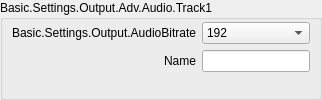
                            <widget class="QGroupBox" name="groupBox">
                             <property name="sizePolicy">
                              <sizepolicy hsizetype="Preferred" vsizetype="Preferred">
                               <horstretch>0</horstretch>
                               <verstretch>0</verstretch>
                              </sizepolicy>
                             </property>
                             <property name="title">
                              <string>Basic.Settings.Output.Adv.Audio.Track1</string>
                             </property>
                             <layout class="QFormLayout" name="formLayout_10">
                              <property name="fieldGrowthPolicy">
                               <enum>QFormLayout::FieldGrowthPolicy::AllNonFixedFieldsGrow</enum>
                              </property>
                              <property name="labelAlignment">
                               <set>Qt::AlignmentFlag::AlignRight|Qt::AlignmentFlag::AlignTrailing|Qt::AlignmentFlag::AlignVCenter</set>
                              </property>
                              <property name="leftMargin">
                               <number>9</number>
                              </property>
                              <property name="topMargin">
                               <number>2</number>
                              </property>
                              <property name="rightMargin">
                               <number>9</number>
                              </property>
                              <property name="bottomMargin">
                               <number>9</number>
                              </property>
                              <item row="0" column="1">
                               <widget class="QComboBox" name="advOutTrack1Bitrate">
                                <property name="sizePolicy">
                                 <sizepolicy hsizetype="Preferred" vsizetype="Preferred">
                                  <horstretch>0</horstretch>
                                  <verstretch>0</verstretch>
                                 </sizepolicy>
                                </property>
                                <property name="currentIndex">
                                 <number>8</number>
                                </property>
                                <item>
                                 <property name="text">
                                  <string>32</string>
                                 </property>
                                </item>
                                <item>
                                 <property name="text">
                                  <string>48</string>
                                 </property>
                                </item>
                                <item>
                                 <property name="text">
                                  <string>64</string>
                                 </property>
                                </item>
                                <item>
                                 <property name="text">
                                  <string>80</string>
                                 </property>
                                </item>
                                <item>
                                 <property name="text">
                                  <string>96</string>
                                 </property>
                                </item>
                                <item>
                                 <property name="text">
                                  <string>112</string>
                                 </property>
                                </item>
                                <item>
                                 <property name="text">
                                  <string>128</string>
                                 </property>
                                </item>
                                <item>
                                 <property name="text">
                                  <string>160</string>
                                 </property>
                                </item>
                                <item>
                                 <property name="text">
                                  <string>192</string>
                                 </property>
                                </item>
                                <item>
                                 <property name="text">
                                  <string>256</string>
                                 </property>
                                </item>
                                <item>
                                 <property name="text">
                                  <string>320</string>
                                 </property>
                                </item>
                               </widget>
                              </item>
                              <item row="1" column="0">
                               <widget class="QLabel" name="label_55">
                                <property name="text">
                                 <string>Name</string>
                                </property>
                                <property name="buddy">
                                 <cstring>advOutTrack1Name</cstring>
                                </property>
                               </widget>
                              </item>
                              <item row="1" column="1">
                               <widget class="QLineEdit" name="advOutTrack1Name">
                                <property name="sizePolicy">
                                 <sizepolicy hsizetype="Expanding" vsizetype="Preferred">
                                  <horstretch>0</horstretch>
                                  <verstretch>0</verstretch>
                                 </sizepolicy>
                                </property>
                               </widget>
                              </item>
                              <item row="0" column="0">
                               <widget class="QLabel" name="advOutTrack1BitrateLabel">
                                <property name="minimumSize">
                                 <size>
                                  <width>170</width>
                                  <height>0</height>
                                 </size>
                                </property>
                                <property name="text">
                                 <string>Basic.Settings.Output.AudioBitrate</string>
                                </property>
                                <property name="alignment">
                                 <set>Qt::AlignmentFlag::AlignRight|Qt::AlignmentFlag::AlignTrailing|Qt::AlignmentFlag::AlignVCenter</set>
                                </property>
                                <property name="buddy">
                                 <cstring>advOutTrack1Bitrate</cstring>
                                </property>
                               </widget>
                              </item>
                             </layout>
                            </widget>
